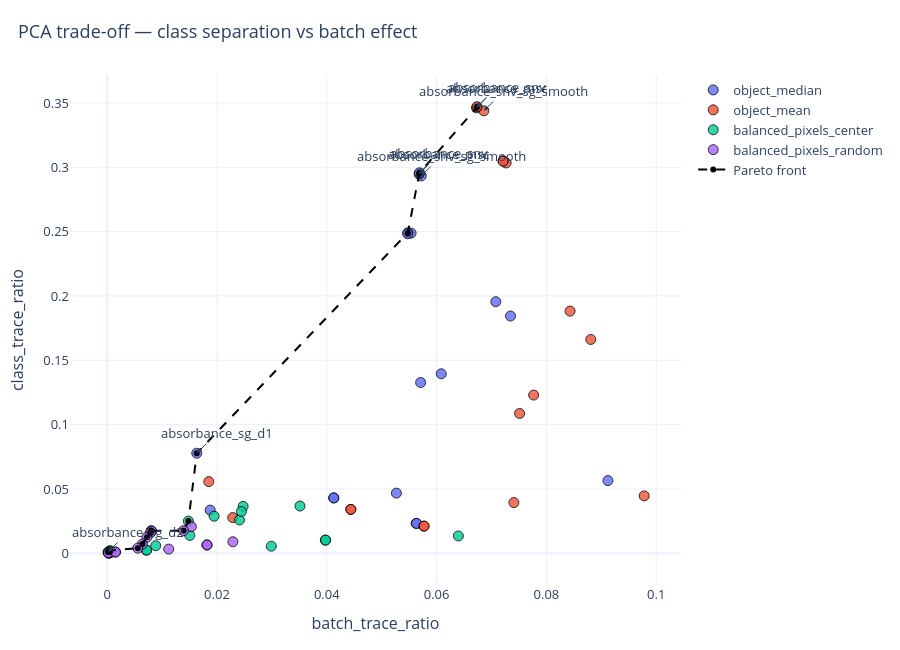

Notebook cell for this chart:
### Code cell
plot_pca_metric_tradeoff(
    pca_scored_df,
    x_metric="batch_trace_ratio",
    y_metric="class_trace_ratio",
    color_by="matrix_variant",
    symbol_by=None,
    show_pareto=True,
    label_col="preprocessing",
    label_top_n=8,
    title="PCA trade-off — class separation vs batch effect",
    show=True,
)

### Figure 1 — Plotly figure (JSON) as saved in the notebook; plotly's stock layout.template omitted (floating-point values rounded to 4 significant figures; data arrays with more than 128 entries replaced by an {"elided": "..."} marker saying what was removed)
{"data": [{"customdata": {"elided": "18x8 str values"}, "hovertemplate": "batch_trace_ratio: %{x:.4f}<br>class_trace_ratio: %{y:.4f}<br>matrix_method: %{customdata[0]}<br>preprocessing: %{customdata[1]}<br>class_trace_ratio: %{customdata[2]}<br>batch_trace_ratio: %{customdata[3]}<br>class_over_batch_ratio: %{customdata[4]}<br>ncomp_90: %{customdata[5]}<br>ncomp_95: %{customdata[6]}<br>train_q_mean: %{customdata[7]}<br><extra></extra>", "marker": {"color": "#636EFA", "line": {"color": "black", "width": 1}, "opacity": 0.82, "size": 10, "symbol": "circle"}, "mode": "markers", "name": "object_median", "type": "scatter", "x": [0.01632, 0.01876, 0.04127, 0.04127, 0.05536, 0.05721, 0.05682, 0.05687, 0.05477, 0.05474, 0.05269, 0.0571, 0.05628, 0.05636, 0.06085, 0.07079, 0.07346, 0.09121], "y": [0.07779, 0.03356, 0.04305, 0.04302, 0.2488, 0.2933, 0.2947, 0.2957, 0.2491, 0.2483, 0.04678, 0.1327, 0.02325, 0.02325, 0.1395, 0.1956, 0.1844, 0.05652]}, {"customdata": {"elided": "18x8 str values"}, "hovertemplate": "batch_trace_ratio: %{x:.4f}<br>class_trace_ratio: %{y:.4f}<br>matrix_method: %{customdata[0]}<br>preprocessing: %{customdata[1]}<br>class_trace_ratio: %{customdata[2]}<br>batch_trace_ratio: %{customdata[3]}<br>class_over_batch_ratio: %{customdata[4]}<br>ncomp_90: %{customdata[5]}<br>ncomp_95: %{customdata[6]}<br>train_q_mean: %{customdata[7]}<br><extra></extra>", "marker": {"color": "#EF553B", "line": {"color": "black", "width": 1}, "opacity": 0.82, "size": 10, "symbol": "circle"}, "mode": "markers", "name": "object_mean", "type": "scatter", "x": [0.01851, 0.02288, 0.06861, 0.06727, 0.06736, 0.04437, 0.04439, 0.07267, 0.07213, 0.07211, 0.05767, 0.05774, 0.08431, 0.07512, 0.08809, 0.07768, 0.07408, 0.09781], "y": [0.05573, 0.02779, 0.3438, 0.3462, 0.347, 0.03415, 0.03414, 0.3034, 0.3051, 0.3047, 0.02114, 0.02114, 0.1882, 0.1087, 0.1662, 0.123, 0.03941, 0.04462]}, {"customdata": {"elided": "18x8 str values"}, "hovertemplate": "batch_trace_ratio: %{x:.4f}<br>class_trace_ratio: %{y:.4f}<br>matrix_method: %{customdata[0]}<br>preprocessing: %{customdata[1]}<br>class_trace_ratio: %{customdata[2]}<br>batch_trace_ratio: %{customdata[3]}<br>class_over_batch_ratio: %{customdata[4]}<br>ncomp_90: %{customdata[5]}<br>ncomp_95: %{customdata[6]}<br>train_q_mean: %{customdata[7]}<br><extra></extra>", "marker": {"color": "#00CC96", "line": {"color": "black", "width": 1}, "opacity": 0.82, "size": 10, "symbol": "circle"}, "mode": "markers", "name": "balanced_pixels_center", "type": "scatter", "x": [0.0005173, 0.0001538, 0.03974, 0.0398, 0.02476, 0.01948, 0.03512, 0.01479, 0.02411, 0.02445, 0.0002903, 0.0004902, 0.01505, 0.06397, 0.008853, 0.0299, 0.007141, 0.007196], "y": [0.002093, 0.001006, 0.01026, 0.01026, 0.03648, 0.02886, 0.03673, 0.02502, 0.02589, 0.03248, 4.601e-05, 0.0003321, 0.01391, 0.0135, 0.005934, 0.005539, 0.002464, 0.002472]}, {"customdata": {"elided": "18x8 str values"}, "hovertemplate": "batch_trace_ratio: %{x:.4f}<br>class_trace_ratio: %{y:.4f}<br>matrix_method: %{customdata[0]}<br>preprocessing: %{customdata[1]}<br>class_trace_ratio: %{customdata[2]}<br>batch_trace_ratio: %{customdata[3]}<br>class_over_batch_ratio: %{customdata[4]}<br>ncomp_90: %{customdata[5]}<br>ncomp_95: %{customdata[6]}<br>train_q_mean: %{customdata[7]}<br><extra></extra>", "marker": {"color": "#AB63FA", "line": {"color": "black", "width": 1}, "opacity": 0.82, "size": 10, "symbol": "circle"}, "mode": "markers", "name": "balanced_pixels_random", "type": "scatter", "x": [0.01533, 0.008022, 0.008086, 0.01391, 0.00787, 0.0005057, 0.01818, 0.0182, 0.000269, 0.006427, 0.007252, 0.0004681, 0.0002191, 0.0229, 0.005574, 0.01121, 0.001512, 0.001507], "y": [0.02072, 0.01759, 0.01727, 0.01764, 0.0159, 0.001262, 0.00649, 0.006484, 0.0005232, 0.00718, 0.01252, 0.0006802, 0.0002427, 0.008967, 0.004023, 0.003287, 0.0009768, 0.0009694]}, {"line": {"color": "black", "dash": "dash"}, "marker": {"color": "black", "size": 6}, "mode": "lines+markers", "name": "Pareto front", "type": "scatter", "x": [0.0001538, 0.0005057, 0.0005173, 0.005574, 0.006427, 0.007252, 0.00787, 0.008022, 0.01391, 0.01479, 0.01632, 0.05474, 0.05477, 0.05682, 0.05687, 0.06727, 0.06736], "y": [0.001006, 0.001262, 0.002093, 0.004023, 0.00718, 0.01252, 0.0159, 0.01759, 0.01764, 0.02502, 0.07779, 0.2483, 0.2491, 0.2947, 0.2957, 0.3462, 0.347]}], "layout": {"annotations": [{"arrowhead": 2, "ax": 20, "ay": -20, "showarrow": true, "text": "absorbance_sg_d2", "x": 0.0001538, "y": 0.001006}, {"arrowhead": 2, "ax": 20, "ay": -20, "showarrow": true, "text": "absorbance_snv", "x": 0.05687, "y": 0.2957}, {"arrowhead": 2, "ax": 20, "ay": -20, "showarrow": true, "text": "absorbance_msc", "x": 0.05682, "y": 0.2947}, {"arrowhead": 2, "ax": 20, "ay": -20, "showarrow": true, "text": "absorbance_snv", "x": 0.06736, "y": 0.347}, {"arrowhead": 2, "ax": 20, "ay": -20, "showarrow": true, "text": "absorbance_msc", "x": 0.06727, "y": 0.3462}, {"arrowhead": 2, "ax": 20, "ay": -20, "showarrow": true, "text": "absorbance_snv_sg_smooth", "x": 0.05721, "y": 0.2933}, {"arrowhead": 2, "ax": 20, "ay": -20, "showarrow": true, "text": "absorbance_snv_sg_smooth", "x": 0.06861, "y": 0.3438}, {"arrowhead": 2, "ax": 20, "ay": -20, "showarrow": true, "text": "absorbance_sg_d1", "x": 0.01632, "y": 0.07779}], "font": {"size": 13}, "height": 650, "hoverlabel": {"namelength": -1}, "margin": {"b": 65, "l": 70, "r": 80, "t": 75}, "title": {"font": {"size": 18}, "text": "PCA trade-off — class separation vs batch effect", "x": 0.02}, "width": 900, "xaxis": {"title": {"text": "batch_trace_ratio"}}, "yaxis": {"title": {"text": "class_trace_ratio"}}}}
